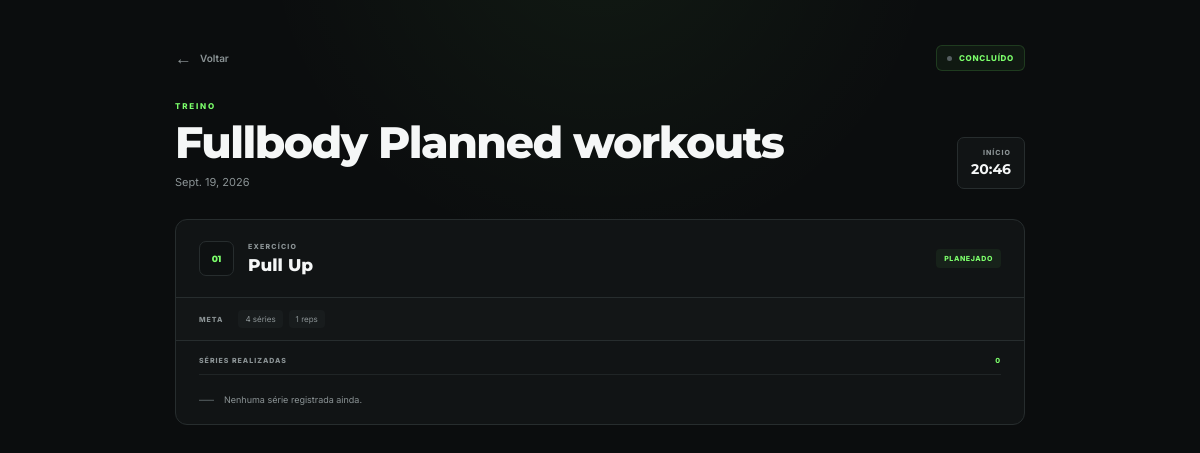
The app's page /training/treino/20/ (signed in) with its own data.
### apps/training/models.py (models this page shows, shortened)
class Workout(models.Model):
    STATUS_CHOICES = [
        ("planned", "Planejado"),
        ("in_progress", "Em andamento"),
        ("completed", "Concluído"),
        ("cancelled", "Cancelado"),
    ]
    user = models.ForeignKey(
        settings.AUTH_USER_MODEL,
        on_delete=models.CASCADE,
        related_name="workouts",
    )
    planned_workout = models.ForeignKey(
        PlannedWorkout,
        on_delete=models.SET_NULL,
        null=True,
        blank=True,
        related_name="workouts",
    )
    name = models.CharField(
        max_length=100,
    )
    date = models.DateField()
    status = models.CharField(
        max_length=20,
        choices=STATUS_CHOICES,
        default="planned",
    )
    started_at = models.DateTimeField(
        null=True,
        blank=True,
    )
    finished_at = models.DateTimeField(
        null=True,
        blank=True,
    )
    notes = models.TextField(
        blank=True,
    )
    created_at = models.DateTimeField(
        auto_now_add=True,
    )
    updated_at = models.DateTimeField(
        auto_now=True,
    )
    class Meta:
        ordering = ["-date", "-created_at"]
        constraints = [
            models.UniqueConstraint(
                fields=[
                    "user",
                    "planned_workout",
                    "date",
                ],
                condition=models.Q(
                    planned_workout__isnull=False
                ),
                name="unique_planned_workout_per_user_per_day",
            ),
        ]

class WorkoutExercise(models.Model):
    workout = models.ForeignKey(
        Workout,
        on_delete=models.CASCADE,
        related_name="workout_exercises",
    )
    exercise = models.ForeignKey(
        Exercise,
        on_delete=models.CASCADE,
        related_name="workout_exercises",
    )
    planned_exercise = models.ForeignKey(
        PlannedExercise,
        on_delete=models.SET_NULL,
        null=True,
        blank=True,
        related_name="workout_exercises",
    )
    order = models.PositiveIntegerField(
        default=0,
    )
    notes = models.TextField(
        blank=True,
    )
    class Meta:
        ordering = ["order"]

class Exercise(models.Model):
    METRIC_CHOICES = [
        ("repetitions", "Repetições"),
        ("weight", "Carga"),
        ("duration", "Duração"),
    ]
    name = models.CharField(
        max_length=100
    )
    description = models.TextField(
        blank=True
    )
    muscle_group = models.CharField(
        max_length=100,
        blank=True
    )
    metric = models.CharField(
        max_length=20,
        choices=METRIC_CHOICES,
        default="repetitions",
    )
    created_at = models.DateTimeField(
        auto_now_add=True
    )

class PlannedExercise(models.Model):
    planned_workout = models.ForeignKey(
        PlannedWorkout,
        on_delete=models.CASCADE,
        related_name="planned_exercises",
    )
    exercise = models.ForeignKey(
        Exercise,
        on_delete=models.CASCADE,
        related_name="planned_exercises",
    )
    order = models.PositiveIntegerField(
        default=0,
    )
    target_sets = models.PositiveIntegerField(
        null=True,
        blank=True,
    )
    target_repetitions = models.PositiveIntegerField(
        null=True,
        blank=True,
    )
    target_weight = models.DecimalField(
        max_digits=6,
        decimal_places=2,
        null=True,
        blank=True,
    )
    target_duration = models.DurationField(
        null=True,
        blank=True,
    )
    notes = models.TextField(
        blank=True,
    )
    class Meta:
        ordering = ["order"]

### apps/training/views.py (the view)
@login_required
def treino_atual(request, workout_id):
    workout = get_object_or_404(
        Workout.objects.prefetch_related(
            "workout_exercises__exercise",
            "workout_exercises__planned_exercise",
        ),
        id=workout_id,
        user=request.user,
    )
    return render(
        request,
        "training/treino_atual.html",
        {
            "workout": workout,
        },
    )

### templates/training/treino_atual.html (shortened to what this page needs)
{% load static %}
<!DOCTYPE html> <html lang="pt-BR"> <head> <meta charset="UTF-8"> <meta name="viewport" content="width=device-width, initial-scale=1.0">
<link
    rel="stylesheet"
    href="{% static 'css/treino_atual.css' %}"
>
</head> <body>
<main class="workout-page">
    <header class="workout-header">
        <div class="workout-header__top">
            <a
                href="{% url 'training:home' %}"
                class="back-link"
            >
                <span>←</span>
                Voltar
            </a>
            <span class="workout-status">
                {% if workout.status == "in_progress" %}
                    <span class="status-dot status-dot--active"></span>
                    Em andamento
                {% else %}
                    <span class="status-dot"></span>
                    {{ workout.get_status_display }}
                {% endif %}
            </span>
        </div>
        <div class="workout-header__content">
            <div>
                <span class="workout-header__eyebrow">
                    TREINO
                </span>
                <h1>
                    {{ workout.name }}
                </h1>
                <p>
                    {{ workout.date }}
                </p>
            </div>
            {% if workout.started_at %}
                <div class="workout-time">
                    <span>
                        INÍCIO
                    </span>
                    <strong>
                        {{ workout.started_at|date:"H:i" }}
                    </strong>
                </div>
            {% endif %}
        </div>
    </header>
    <section class="exercise-list">
        {% for workout_exercise in workout.workout_exercises.all %}
            <article class="exercise-card">
                <div class="exercise-card__header">
                    <div class="exercise-title">
                        <span class="exercise-number">
                            {{ forloop.counter|stringformat:"02d" }}
                        </span>
                        <div>
                            <span class="exercise-eyebrow">
                                EXERCÍCIO
                            </span>
                            <h2>
                                {{ workout_exercise.exercise.name }}
                            </h2>
                        </div>
                    </div>
                    {% if workout_exercise.planned_exercise %}
                        <div class="planned-badge">
                            PLANEJADO
                        </div>
                    {% endif %}
                </div>
                {% if workout_exercise.planned_exercise %}
                    <div class="planned">
                        <span class="planned__label">
                            META
                        </span>
                        <div class="planned__values">
                            {% if workout_exercise.planned_exercise.target_sets %}
                                <span>
                                    {{ workout_exercise.planned_exercise.target_sets }} séries
                                </span>
                            {% endif %}
                            {% if workout_exercise.planned_exercise.target_repetitions %}
                                <span>
                                    {{ workout_exercise.planned_exercise.target_repetitions }} reps
                                </span>
                            {% endif %}
                        </div>
                    </div>
                {% endif %}
                <div class="sets">
                    <div class="sets__header">
                        <span>
                            SÉRIES REALIZADAS
                        </span>
                        <span>
                            {% if workout_exercise.sets.all %}
                                {{ workout_exercise.sets.count }}
                            {% else %}
                                0
                            {% endif %}
                        </span>
                    </div>
                    {% for workout_set in workout_exercise.sets.all %}
                        <div
                            class="
                                set
                                {% if workout_set.completed %}
                                    set--completed
                                {% endif %}
                            "
                        >
                            <div class="set__number">
                                {% if workout_set.completed %}
                                    ✓
                                {% else %}
                                    {{ workout_set.number }}
                                {% endif %}
                            </div>
                            <div class="set__data">
                                {% if workout_set.repetitions %}
                                    <div class="set-value">
                                        <strong>
                                            {{ workout_set.repetitions }}
                                        </strong>
                                        <span>
                                            reps
                                        </span>
                                    </div>
                                {% endif %}
                                {% if workout_set.weight %}
                                    <div class="set-value">
                                        <strong>
                                            {{ workout_set.weight }}
                                        </strong>
                                        <span>
                                            kg
                                        </span>
                                    </div>
                                {% endif %}
                                {% if workout_set.duration %}
                                    <div class="set-value">
                                        <strong>
                                            {{ workout_set.duration }}
                                        </strong>
                                    </div>
                                {% endif %}
                            </div>
                            {% if workout.status == "in_progress" %}
                            <div class="set-actions">
                                {% if workout_set.completed %}
                                    <span class="completed-label">
                                        ✓ Concluída
                                    </span>
                                {% else %}
                                    <form
                                        method="post"
                                        action="{% url 'training:concluir_serie' workout.id workout_exercise.id workout_set.id %}"
                                    >
                                        {% csrf_token %}
                                        <button type="submit">
                                            Concluir
                                        </button>
                                    </form>
                                {% endif %}
                                <a
                                    href="{% url 'training:editar_serie' workout.id workout_exercise.id workout_set.id %}"
                                >
                                    Editar
                                </a>
                                <form
                                    method="post"
                                    action="{% url 'training:excluir_serie' workout.id workout_exercise.id workout_set.id %}"
                                >
                                    {% csrf_token %}
                                    <button
                                        type="submit"
                                        onclick="return confirm('Excluir esta série?');"
                                    >
                                        Excluir
                                    </button>
                                </form>
                            </div>
                        {% else %}
                            {% if workout_set.completed %}
                                <span class="completed-label">
                                    ✓ Concluída
                                </span>
                            {% else %}
                                <span class="pending-label">
                                    Registrada
                                </span>
                            {% endif %}
                        {% endif %}
                        </div>
                    {% empty %}
                        <div class="empty-sets">
                            <span>
                                —
                            </span>
                            <p>
                                Nenhuma série registrada ainda.
                            </p>
                        </div>
                    {% endfor %}
                </div>
            </article>
        {% endfor %}
    </section>
</main>
</body>
</html>

### records on screen
Workout: status "CONCLUÍDO", name "Fullbody Planned workouts", date "Sept. 19, 2026", started_at "20:46"
WorkoutExercise: exercise.name "Pull Up", shows "PLANEJADO", planned_exercise.target_sets "4", planned_exercise.target_repetitions "1", shows "0"
